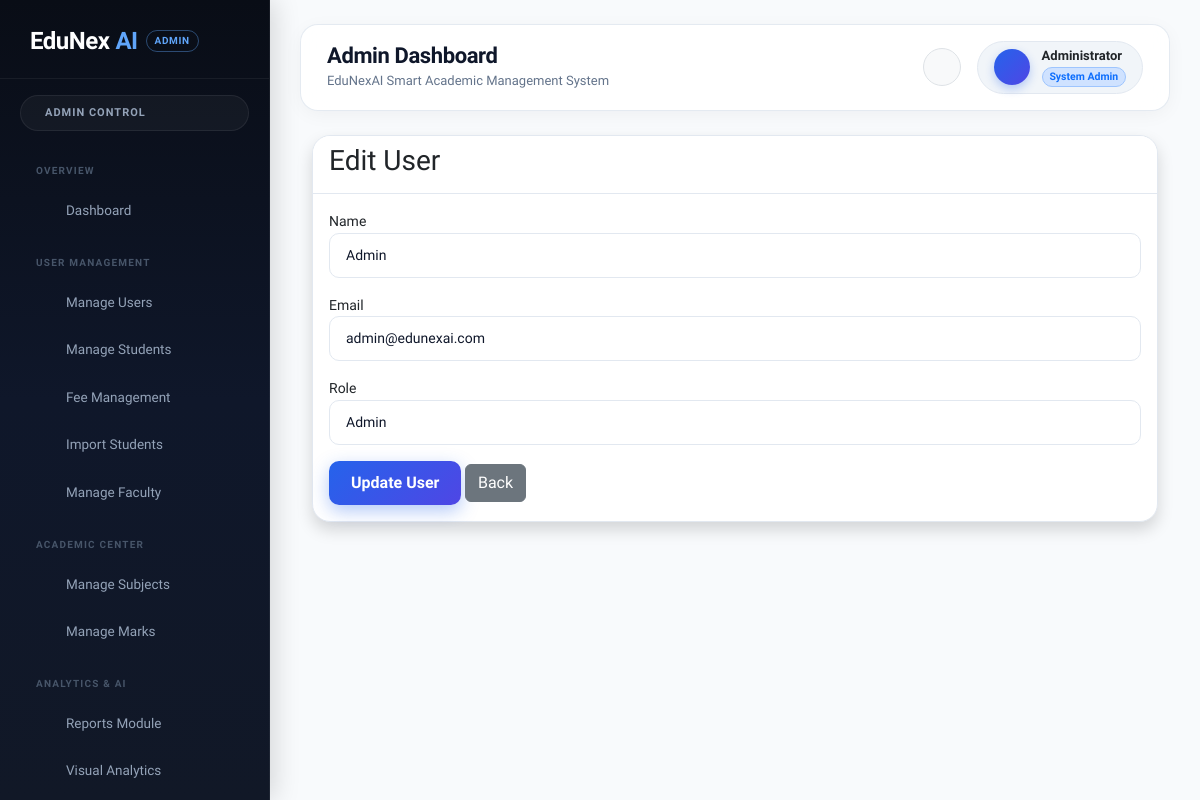
/admin/edit_user.php?id=1 (signed in), run on the app's committed database.
### tables this page shows
CREATE TABLE users (
    id INT AUTO_INCREMENT PRIMARY KEY,
    name VARCHAR(100) NOT NULL,
    email VARCHAR(100) UNIQUE NOT NULL,
    password VARCHAR(255) NOT NULL,
    role ENUM('admin','faculty','student') NOT NULL,
    enrollment_no VARCHAR(50) UNIQUE DEFAULT NULL,
    first_login TINYINT(1) DEFAULT 0,
    created_at TIMESTAMP DEFAULT CURRENT_TIMESTAMP
);

### admin/edit_user.php (the view, shortened to what this page needs)
<?php
include("../config/db.php");
$id = intval($_GET['id']);
$query = "SELECT * FROM users WHERE id='$id'";
$result = mysqli_query($conn,$query);
$user = mysqli_fetch_assoc($result);
?>
<!DOCTYPE html>
<html lang="en">
<head>
<link href="https://cdn.jsdelivr.net/npm/bootstrap@5.3.3/dist/css/bootstrap.min.css" rel="stylesheet">
<link rel="stylesheet" href="../css/dashboard.css">
</head>
<body>
<body>
<div class="wrapper">
    <?php include("sidebar.php"); ?>
    <div class="main-content">
        <?php include("header.php"); ?>
        <div class="container-fluid mt-4">
    <div class="card shadow">
        <div class="card-header">
            <h3>Edit User</h3>
        </div>
        <div class="card-body">
            <form method="POST">
                <div class="mb-3">
                    <label>Name</label>
                    <input
                    type="text"
                    name="name"
                    class="form-control"
                    value="<?php echo $user['name']; ?>"
                    required>
                </div>
                <div class="mb-3">
                    <label>Email</label>
                    <input
                    type="email"
                    name="email"
                    class="form-control"
                    value="<?php echo $user['email']; ?>"
                    required>
                </div>
                <div class="mb-3">
                    <label>Role</label>
                    <select name="role" class="form-control">
                        <option value="admin"
                        <?php if($user['role']=="admin") echo "selected"; ?>>
                        Admin
                        </option>
                    </select>
                </div>
                <button
                type="submit"
                name="update_user"
                class="btn btn-primary">
                    Update User
                </button>
                <a href="manage_users.php"
                class="btn btn-secondary">
                    Back
                </a>
            </form>
            </div>
        </div>
    </div>
</div>
</body>
</html>

### css/dashboard.css (style rules this page uses)
*, *::before, *::after { margin: 0; padding: 0; box-sizing: border-box; }
:root { --font-primary: 'Plus Jakarta Sans', -apple-system, BlinkMacSystemFont, 'Segoe UI', Roboto, sans-serif; --sidebar-bg: linear-gradient(180deg, #090d16 0%, #0f172a 50%, #111827 100%); --sidebar-hover: rgba(255, 255, 255, 0.08); --sidebar-active: linear-gradient(135deg, #2563eb 0%, #4f46e5 100%); --sidebar-width: 270px; --primary: #2563eb; --primary-gradient: linear-gradient(135deg, #2563eb 0%, #4f46e5 100%); --primary-light: #3b82f6; --accent: #6366f1; --success: #10b981; --warning: #f59e0b; --danger: #ef4444; --info: #06b6d4; --text-dark: #0f172a; --text-mid: #475569; --text-muted: #64748b; --bg-canvas: #f8fafc; --card-bg: #ffffff; --border-color: #e2e8f0; --card-shadow: 0 4px 20px -2px rgba(15, 23, 42, 0.05); --card-shadow-h: 0 20px 35px -8px rgba(15, 23, 42, 0.12); --radius-lg: 18px; --radius-md: 14px; --radius-sm: 10px; --transition: all 0.25s cubic-bezier(0.4, 0, 0.2, 1); }
html, body { width: 100%; min-height: 100%; }
body { font-family: var(--font-primary); background-color: var(--bg-canvas); color: var(--text-dark); overflow-x: hidden; font-size: 14px; line-height: 1.6; -webkit-font-smoothing: antialiased; }
.wrapper { width: 100%; min-height: 100vh; display: flex; }
.main-content { margin-left: var(--sidebar-width); width: calc(100% - var(--sidebar-width)); min-height: 100vh; padding: 24px 30px 40px; background-color: var(--bg-canvas); transition: var(--transition); }
.card { background: var(--card-bg); border: 1px solid var(--border-color); border-radius: var(--radius-lg); box-shadow: var(--card-shadow); transition: var(--transition); }
.card-header { border-bottom: 1px solid var(--border-color); background: #ffffff; border-top-left-radius: var(--radius-lg) !important; border-top-right-radius: var(--radius-lg) !important; }
.form-control, .form-select { border: 1.5px solid var(--border-color); border-radius: var(--radius-sm); padding: 11px 16px; font-size: 14px; font-weight: 500; color: var(--text-dark); background-color: #ffffff; transition: var(--transition); }
.btn-primary { background: var(--primary-gradient) !important; border: none !important; box-shadow: 0 6px 18px rgba(37, 99, 235, 0.35) !important; font-weight: 600; padding: 10px 22px; border-radius: var(--radius-sm); transition: var(--transition); }

### data on the page
users: name "Admin", email "admin@edunexai.com", role "Admin"

### other printed values
$group['title'] "OVERVIEW"
$item['label'] "Dashboard"
$group['title'] "USER MANAGEMENT"
$item['label'] "Manage Users"
$item['label'] "Manage Students"
$item['label'] "Fee Management"
$item['label'] "Import Students"
$item['label'] "Manage Faculty"
$group['title'] "ACADEMIC CENTER"
$item['label'] "Manage Subjects"
$item['label'] "Manage Marks"
$group['title'] "ANALYTICS & AI"
$item['label'] "Reports Module"
$item['label'] "Visual Analytics"
$page_title "Admin Dashboard"
